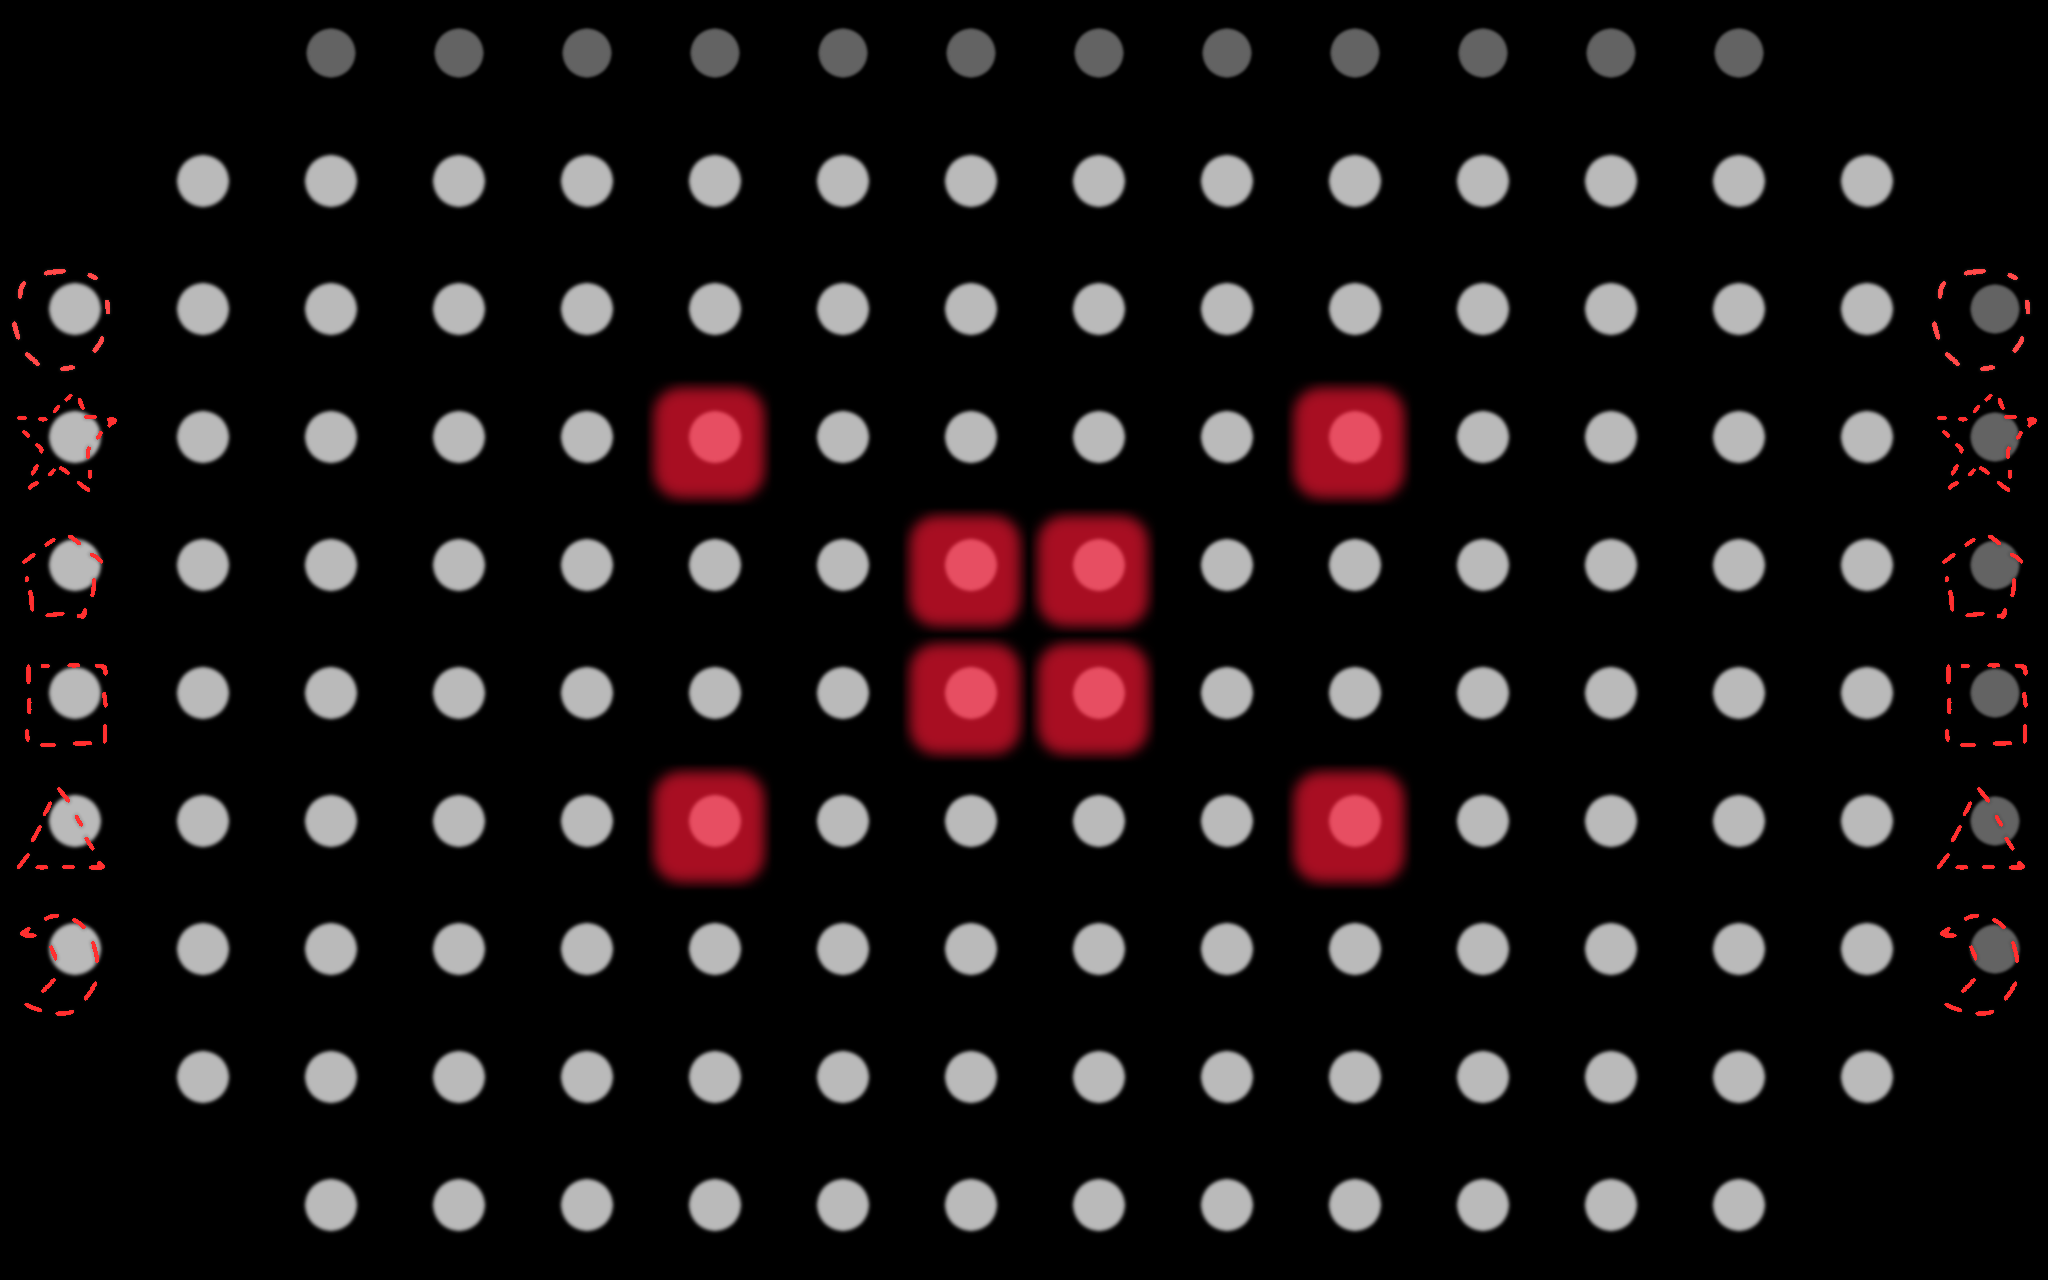

A 2D game scene composited from a Tiled map and its tileset images. What follows is a short description and the map's XML, with each tile layer's data collapsed to a summary:
An orthogonal 16x10 tile map with 128x128 px tiles, 4 tile layers (Map, Border, Teleports1, Teleports2), 3 tilesets.

<map version="1.0" orientation="orthogonal" width="16" height="10" tilewidth="128" tileheight="128">
 <tileset firstgid="1" source="Teleports.tsx" />
 <tileset firstgid="7" source="Tiles.tsx" />
 <tileset firstgid="31" source="Border.tsx" />
 <layer name="Map" width="16" height="10">
  <data>[160 cells, 148 non-empty, 10 distinct tile ids]</data>
 </layer>
 <layer name="Border" width="16" height="10">
  <data>[160 cells, 8 non-empty, 1 distinct tile ids]</data>
 </layer>
 <layer name="Teleports1" width="16" height="10">
  <data>[160 cells, 6 non-empty, 6 distinct tile ids]</data>
 </layer>
 <layer name="Teleports2" width="16" height="10">
  <data>[160 cells, 6 non-empty, 6 distinct tile ids]</data>
 </layer>
</map>
